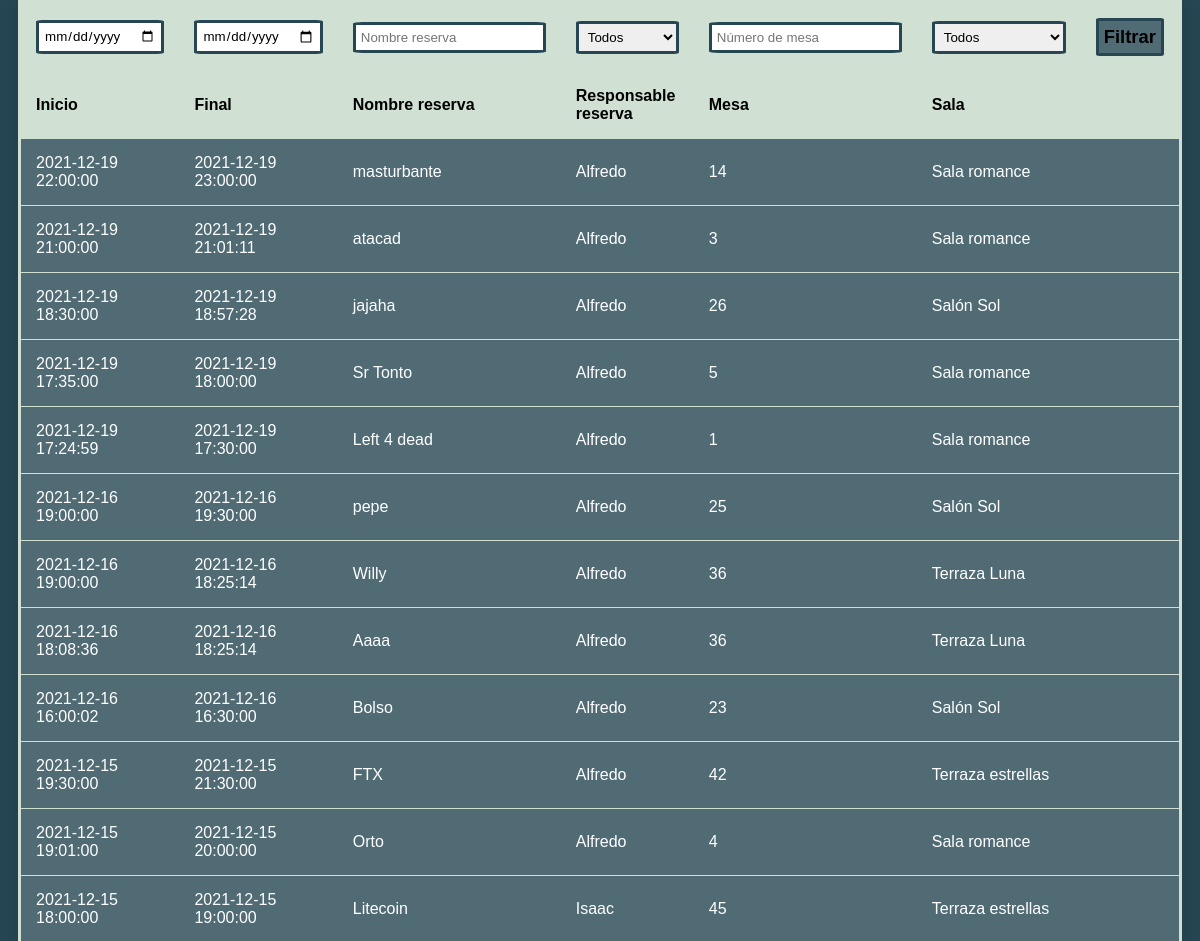
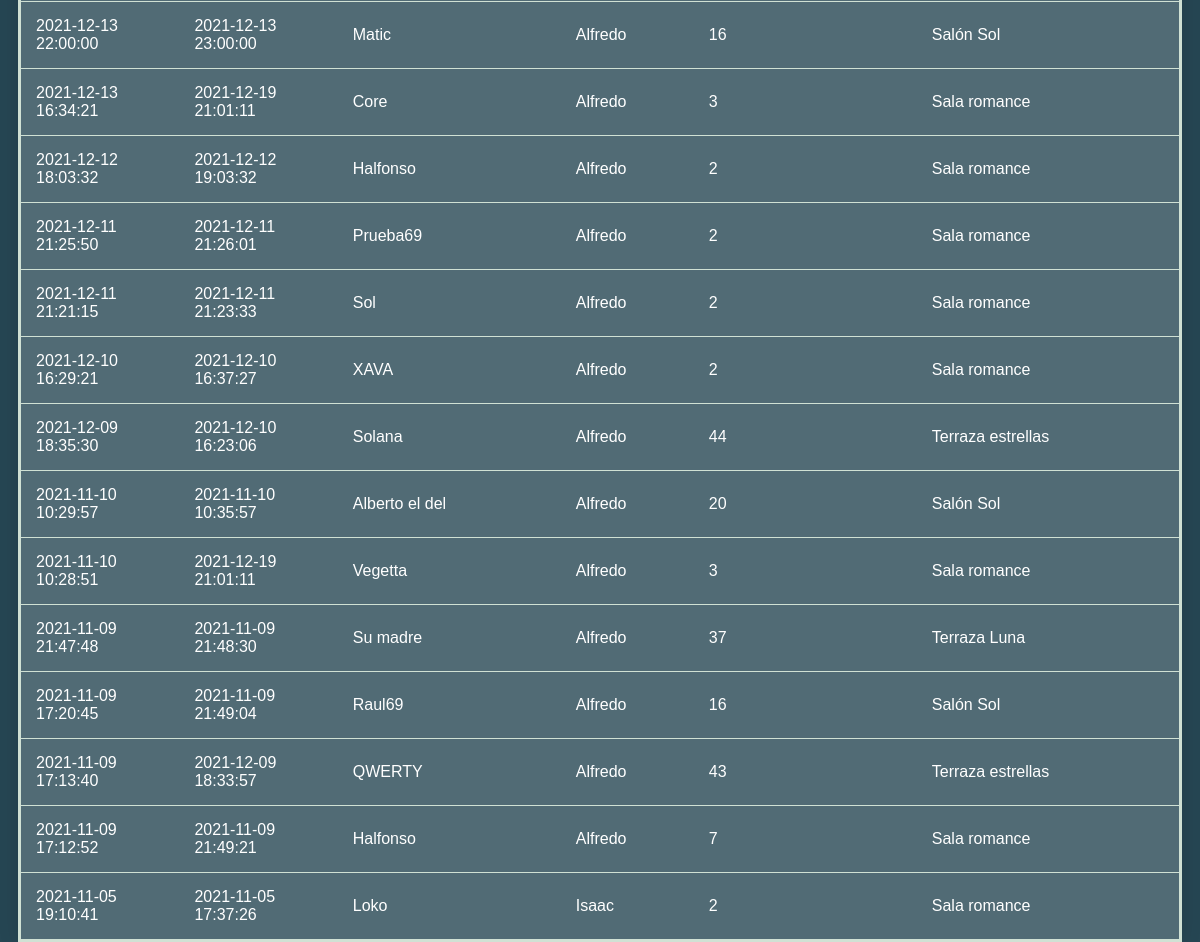
/view/historial.php (signed in), run on the app's committed database (2 pictures, top to bottom).
### tables this page shows
CREATE TABLE `tbl_reserva` (
  `id_res` int(11) NOT NULL,
  `horaIni_res` datetime NOT NULL,
  `horaFin_res` datetime DEFAULT NULL,
  `datos_res` varchar(30) NOT NULL,
  `id_use_fk` int(11) NOT NULL,
  `id_mes_fk` int(11) NOT NULL
);

CREATE TABLE `tbl_usuario` (
  `id_use` int(11) NOT NULL,
  `nombre_use` varchar(45) DEFAULT NULL,
  `email_use` varchar(50) NOT NULL,
  `pwd_use` varchar(50) NOT NULL,
  `tipo_use` enum('Camarero','Admin','Mantenimiento') NOT NULL
);

CREATE TABLE `tbl_mesa` (
  `id_mes` int(11) NOT NULL,
  `status_mes` enum('Libre','Reservado','Ocupado/Reservado') NOT NULL,
  `capacidad_mes` int(3) NOT NULL,
  `id_sal_fk` int(11) NOT NULL
);

CREATE TABLE `tbl_sala` (
  `id_sal` int(11) NOT NULL,
  `nombre_sal` varchar(50) DEFAULT NULL,
  `capacidad_sal` int(3) DEFAULT NULL,
  `imagen_sal` varchar(45) DEFAULT NULL
);

### view/historial.php (the view, shortened to what this page needs)
<!DOCTYPE html>
<?php include_once '../services/connection.php';?>
<html lang="en">
<head>
    <link rel="stylesheet" href="../css/style.css">
</head>
<body class="historial">
        <div class="atras"><a href="menu.php?ahora=1"><i class="far fa-arrow-alt-square-left"></i></a></div>
        <div class="logout"><a href="../services/kill-login.php"><i class="fas fa-user-circle"></i></a></div>
<?php
    $reserva=$pdo->prepare("SELECT r.id_res, r.horaIni_res, r.horaFin_res, r.datos_res, u.nombre_use, m.id_mes, s.nombre_sal
    FROM tbl_reserva r
    INNER JOIN tbl_usuario u ON r.id_use_fk=u.id_use
    INNER JOIN tbl_mesa m ON r.id_mes_fk=m.id_mes
    INNER JOIN tbl_sala s ON m.id_sal_fk=s.id_sal;");
    $reserva->execute();
    $data = $reserva->fetchAll(PDO::FETCH_ASSOC);
?>
<div class="region-historial flex-cv">
        <table class="table-reservas">
        <thead>
            <tr><form action="./historial.php" method="POST">
                <th><input type="date" id="" name="horaIni_res" placeholder="Hora"></th>
                <th><input type="date" id="" value="" name="horaFin_res" placeholder="Hora"></th>
                <th><input type="text" id="" name="datos_res" placeholder="Nombre reserva"></th>
                <th><select name='nombre_use' value=''>
                <option value=''>Todos</option>
            </select></th>
                <th><input type="number" id="" name="id_mes" placeholder="Número de mesa"></th>
                <th><select name='nombre_sal' value=''>
                <option value=''>Todos</option>
            </select></th>
            <th><input class="boton-filtro" type="submit" value="Filtrar"></th>
                </form></tr>
<?php
    $queryGeneral = "SELECT r.id_res, r.horaIni_res, r.horaFin_res, r.datos_res, u.nombre_use, m.id_mes, s.nombre_sal
    FROM tbl_reserva r
    INNER JOIN tbl_usuario u ON r.id_use_fk=u.id_use
    INNER JOIN tbl_mesa m ON r.id_mes_fk=m.id_mes
    INNER JOIN tbl_sala s ON m.id_sal_fk=s.id_sal WHERE id_res LIKE '%%'";
        $orderby=" order by horaIni_res desc";
        $queryGeneral = $queryGeneral.$orderby;
        $reserva=$pdo->prepare($queryGeneral);
        $reserva->execute();
        $data = $reserva->fetchAll(PDO::FETCH_ASSOC);
?>
                <tr>
                    <th>Inicio</th>
                    <th>Final</th>
                    <th>Nombre reserva</th>
                    <th>Responsable reserva</th>
                    <th>Mesa</th>
                    <th>Sala</th>
                    <th></th>
                </tr>
            </thead>
            <tbody>
                <?php foreach ($data as $datas) { ?>
                <tr>
                    <td><?php echo $datas['horaIni_res'] ?></td>
                    <td><?php echo $datas['horaFin_res'] ?></td>
                    <td><?php echo $datas['datos_res'] ?></td>
                    <td><?php echo $datas['nombre_use'] ?></td>
                    <td><?php echo $datas['id_mes'] ?></td>
                    <td><?php echo $datas['nombre_sal'] ?></td>
                    <td></td>
                </tr>
                <?php } ?>
            </tbody>
        </table>
</div>
</body>
</html>

### css/style.css (style rules this page uses)
.flex-cv, .region-login form.login-form, .atras a, .logout a, .region-salas, .region-salas .grid-salas .sala, .region-mesas .mesa, .popup form { display: -webkit-box; display: -ms-flexbox; display: flex; -webkit-box-pack: center; -ms-flex-pack: center; justify-content: center; justify-items: center; -ms-flex-line-pack: center; align-content: center; -webkit-box-align: center; -ms-flex-align: center; align-items: center; }
:root { --color1: $color1; --color2: $color2; --color3: $color3; --color4: $color4; --color4: $color5; --red: $red; --yellow: $yellow; --white: $white; --black: $black; --fuente1: 'Quicksand', sans-serif; }
* { font-family: var(--fuente1); font-weight: 400; margin: 0; padding: 0; border: 0; }
body { height: 100%; width: 100%; min-height: 100vh; }
body.menu, body.salass, body.historial, body.admin { background: #264653; }
.atras { position: absolute; top: 25px; left: 30px; transition: 0.5s; }
.atras a { margin-top: 3px; min-height: 55px; min-width: 55px; text-decoration: none; color: white; }
.logout { position: absolute; top: 25px; right: 30px; transition: 0.5s; }
.logout a { margin-top: 3px; min-height: 55px; min-width: 55px; text-decoration: none; color: white; }
.region-historial { min-height: 100vh; }
.region-historial input { padding: 5px; border-radius: 5%; border: 3px solid #264653; }
.boton-filtro { font-size: 2.3vh; font-weight: bold; cursor: pointer; background-color: #506B74; transition: 0.2s; }
.region-historial select { padding: 5px; border-radius: 5%; border: 3px solid #264653; cursor: pointer; transition: 0.2s; }
.region-historial table { width: 800px; border-collapse: collapse; overflow: hidden; -webkit-box-shadow: 0 0 20px rgba(0, 0, 0, 0.1); box-shadow: 0 0 20px rgba(0, 0, 0, 0.1); border: 3px solid #D0E1D4; }
.region-historial th, .region-historial td { padding: 15px; background-color: rgba(255, 255, 255, 0.2); color: #fff; }
.region-historial tr { border: 1px solid #D0E1D4; }
.region-historial th { color: black; text-align: left; font-weight: bold; }
.region-historial thead th { background-color: #D0E1D4; }
.region-historial tbody td { position: relative; }
.boton-filtro { padding: 5px; border: 3px solid #264653; border-radius: 3%; }

### data on the page
tbl_reserva: horaIni_res "2021-12-19 22:00:00", horaFin_res "2021-12-19 23:00:00", datos_res "masturbante", tbl_usuario.nombre_use "Alfredo", tbl_mesa.id_mes "14", tbl_sala.nombre_sal "Sala romance"
tbl_reserva: horaIni_res "2021-12-19 21:00:00", horaFin_res "2021-12-19 21:01:11", datos_res "atacad", tbl_usuario.nombre_use "Alfredo", tbl_mesa.id_mes "3", tbl_sala.nombre_sal "Sala romance"
tbl_reserva: horaIni_res "2021-12-19 18:30:00", horaFin_res "2021-12-19 18:57:28", datos_res "jajaha", tbl_usuario.nombre_use "Alfredo", tbl_mesa.id_mes "26", tbl_sala.nombre_sal "Salón Sol"
tbl_reserva: horaIni_res "2021-12-19 17:35:00", horaFin_res "2021-12-19 18:00:00", datos_res "Sr Tonto", tbl_usuario.nombre_use "Alfredo", tbl_mesa.id_mes "5", tbl_sala.nombre_sal "Sala romance"
tbl_reserva: horaIni_res "2021-12-19 17:24:59", horaFin_res "2021-12-19 17:30:00", datos_res "Left 4 dead", tbl_usuario.nombre_use "Alfredo", tbl_mesa.id_mes "1", tbl_sala.nombre_sal "Sala romance"
tbl_reserva: horaIni_res "2021-12-16 19:00:00", horaFin_res "2021-12-16 19:30:00", datos_res "pepe", tbl_usuario.nombre_use "Alfredo", tbl_mesa.id_mes "25", tbl_sala.nombre_sal "Salón Sol"
tbl_reserva: horaIni_res "2021-12-16 19:00:00", horaFin_res "2021-12-16 18:25:14", datos_res "Willy", tbl_usuario.nombre_use "Alfredo", tbl_mesa.id_mes "36", tbl_sala.nombre_sal "Terraza Luna"
tbl_reserva: horaIni_res "2021-12-16 18:08:36", horaFin_res "2021-12-16 18:25:14", datos_res "Aaaa", tbl_usuario.nombre_use "Alfredo", tbl_mesa.id_mes "36", tbl_sala.nombre_sal "Terraza Luna"
tbl_reserva: horaIni_res "2021-12-16 16:00:02", horaFin_res "2021-12-16 16:30:00", datos_res "Bolso", tbl_usuario.nombre_use "Alfredo", tbl_mesa.id_mes "23", tbl_sala.nombre_sal "Salón Sol"
tbl_reserva: horaIni_res "2021-12-15 19:30:00", horaFin_res "2021-12-15 21:30:00", datos_res "FTX", tbl_usuario.nombre_use "Alfredo", tbl_mesa.id_mes "42", tbl_sala.nombre_sal "Terraza estrellas"
tbl_reserva: horaIni_res "2021-12-15 19:01:00", horaFin_res "2021-12-15 20:00:00", datos_res "Orto", tbl_usuario.nombre_use "Alfredo", tbl_mesa.id_mes "4", tbl_sala.nombre_sal "Sala romance"
tbl_reserva: horaIni_res "2021-12-15 18:00:00", horaFin_res "2021-12-15 19:00:00", datos_res "Litecoin", tbl_usuario.nombre_use "Isaac", tbl_mesa.id_mes "45", tbl_sala.nombre_sal "Terraza estrellas"
tbl_reserva: horaIni_res "2021-12-13 22:00:00", horaFin_res "2021-12-13 23:00:00", datos_res "Matic", tbl_usuario.nombre_use "Alfredo", tbl_mesa.id_mes "16", tbl_sala.nombre_sal "Salón Sol"
tbl_reserva: horaIni_res "2021-12-13 16:34:21", horaFin_res "2021-12-19 21:01:11", datos_res "Core", tbl_usuario.nombre_use "Alfredo", tbl_mesa.id_mes "3", tbl_sala.nombre_sal "Sala romance"
tbl_reserva: horaIni_res "2021-12-12 18:03:32", horaFin_res "2021-12-12 19:03:32", datos_res "Halfonso", tbl_usuario.nombre_use "Alfredo", tbl_mesa.id_mes "2", tbl_sala.nombre_sal "Sala romance"
tbl_reserva: horaIni_res "2021-12-11 21:25:50", horaFin_res "2021-12-11 21:26:01", datos_res "Prueba69", tbl_usuario.nombre_use "Alfredo", tbl_mesa.id_mes "2", tbl_sala.nombre_sal "Sala romance"
tbl_reserva: horaIni_res "2021-12-11 21:21:15", horaFin_res "2021-12-11 21:23:33", datos_res "Sol", tbl_usuario.nombre_use "Alfredo", tbl_mesa.id_mes "2", tbl_sala.nombre_sal "Sala romance"
tbl_reserva: horaIni_res "2021-12-10 16:29:21", horaFin_res "2021-12-10 16:37:27", datos_res "XAVA", tbl_usuario.nombre_use "Alfredo", tbl_mesa.id_mes "2", tbl_sala.nombre_sal "Sala romance"
tbl_reserva: horaIni_res "2021-12-09 18:35:30", horaFin_res "2021-12-10 16:23:06", datos_res "Solana", tbl_usuario.nombre_use "Alfredo", tbl_mesa.id_mes "44", tbl_sala.nombre_sal "Terraza estrellas"
tbl_reserva: horaIni_res "2021-11-10 10:29:57", horaFin_res "2021-11-10 10:35:57", datos_res "Alberto el del", tbl_usuario.nombre_use "Alfredo", tbl_mesa.id_mes "20", tbl_sala.nombre_sal "Salón Sol"
tbl_reserva: horaIni_res "2021-11-10 10:28:51", horaFin_res "2021-12-19 21:01:11", datos_res "Vegetta", tbl_usuario.nombre_use "Alfredo", tbl_mesa.id_mes "3", tbl_sala.nombre_sal "Sala romance"
tbl_reserva: horaIni_res "2021-11-09 21:47:48", horaFin_res "2021-11-09 21:48:30", datos_res "Su madre", tbl_usuario.nombre_use "Alfredo", tbl_mesa.id_mes "37", tbl_sala.nombre_sal "Terraza Luna"
tbl_reserva: horaIni_res "2021-11-09 17:20:45", horaFin_res "2021-11-09 21:49:04", datos_res "Raul69", tbl_usuario.nombre_use "Alfredo", tbl_mesa.id_mes "16", tbl_sala.nombre_sal "Salón Sol"
tbl_reserva: horaIni_res "2021-11-09 17:13:40", horaFin_res "2021-12-09 18:33:57", datos_res "QWERTY", tbl_usuario.nombre_use "Alfredo", tbl_mesa.id_mes "43", tbl_sala.nombre_sal "Terraza estrellas"
tbl_reserva: horaIni_res "2021-11-09 17:12:52", horaFin_res "2021-11-09 21:49:21", datos_res "Halfonso", tbl_usuario.nombre_use "Alfredo", tbl_mesa.id_mes "7", tbl_sala.nombre_sal "Sala romance"
tbl_reserva: horaIni_res "2021-11-05 19:10:41", horaFin_res "2021-11-05 17:37:26", datos_res "Loko", tbl_usuario.nombre_use "Isaac", tbl_mesa.id_mes "2", tbl_sala.nombre_sal "Sala romance"
